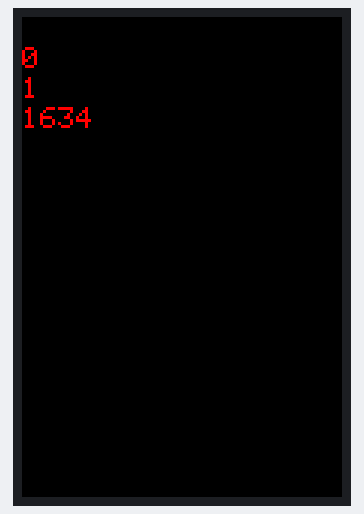
The sketch below on a simulated Arduino Uno, built with avr-gcc and run on an emulated ATmega328P. On the bench: 320×480 colour display. What the sketch prints to the serial monitor is not drawn.

Above: at 2.4 s.
At 10.9 s:
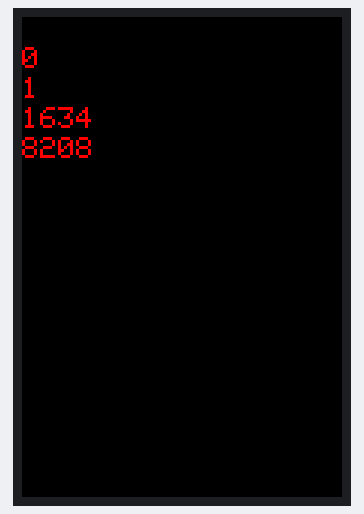
At 12.5 s:
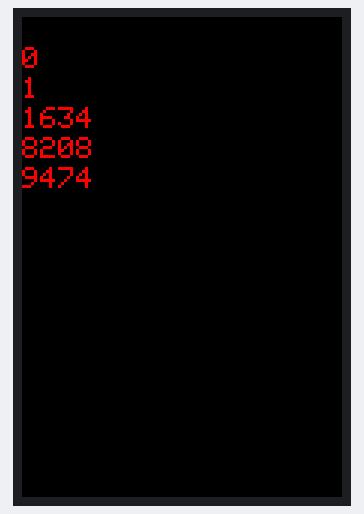

Measured:
- what the display in image 0 shows lasts 8.5 s, from 2.3 s to 10.8 s
- what the display in image 1 shows lasts 1.7 s, from 10.8 s to 12.5 s

The sketch:

PowersExcerciseSubmission.ino
```cpp
#include <LCDWIKI_GUI.h> //Core graphics library
#include <LCDWIKI_KBV.h> //Hardware-specific library

LCDWIKI_KBV mylcd(ILI9486,A3,A2,A1,A0,A4);

//define some colour values
#define  BLACK   0x0000
#define BLUE    0x001F
#define RED     0xF800
#define GREEN   0x07E0
#define CYAN    0x07FF
#define MAGENTA 0xF81F
#define YELLOW  0xFFE0
#define WHITE   0xFFFF

void setup() {
    Serial.begin(9600);
    mylcd.Init_LCD();
    Serial.println(mylcd.Read_ID(), HEX);
    mylcd.Fill_Screen(BLACK);
    mylcd.Set_Text_Mode(0);
    mylcd.Fill_Screen(0x0000);
    mylcd.Set_Text_colour(RED);
    mylcd.Set_Text_Back_colour(BLACK);
    mylcd.Set_Text_Size(3);
    Serial.begin(9600);
    float a = 0;
    float b = 0;
    float c = 0;
    float d = 0;
    float abcd = 0.0; //the pattern
    String stringOne;
    int pos = 30; //starting position of text
    for (int i = 0; i <= 9999; i++)
    {
    //single digit number
    if (i < 10)
    {
      a = i;
      if (i  ==  (int)(pow(a,4) + pow(b,4) + pow(c,4) + pow(d,4) + 0.5))
      {
       stringOne = String(i);
       mylcd.Print_String(stringOne, 0, pos);
       pos = pos + 30;
       Serial.println("valid number");
       Serial.println(i);
      }
    }
    //double digit number
    if (i >= 10 && i < 100)
    {
      a = i /10;
      b = i % 10;
      if (i  ==  (int)(pow(a,4) + pow(b,4) + pow(c,4) + pow(d,4) + 0.5))
      {
        stringOne = String(i);
        mylcd.Print_String(stringOne, 0, pos);
        pos = pos + 30;
        Serial.println("valid number");
        Serial.println(i);
      }
    }
    //triple digit number
    if (i >= 100 && i < 1000)
    {
      a = i /100;
      b = (i% 100)/10;
      c = (i% 100)%10;
      if (i  ==  (int)(pow(a,4) + pow(b,4) + pow(c,4) + pow(d,4) + 0.5))
      {
        stringOne = String(i);
        mylcd.Print_String(stringOne, 0, pos);
        pos = pos + 30;
        Serial.println("valid number");
        Serial.println(i);
      }
    }
    //quadruple digit number
    if (i >= 1000 && i < 10000)
    {

      a = i /1000;
      b = (i/ 100)%10;
      c = (i% 100)/10;
      d = i%10;
      if (i  ==  (int)(pow(a,4) + pow(b,4) + pow(c,4) + pow(d,4) + 0.5))
      {
        stringOne = String(i);
        mylcd.Print_String(stringOne, 0, pos);
        pos = pos + 30;
        Serial.println("valid number");
        Serial.println(i);
      }
    }
  }
}

void loop() {
}
```
